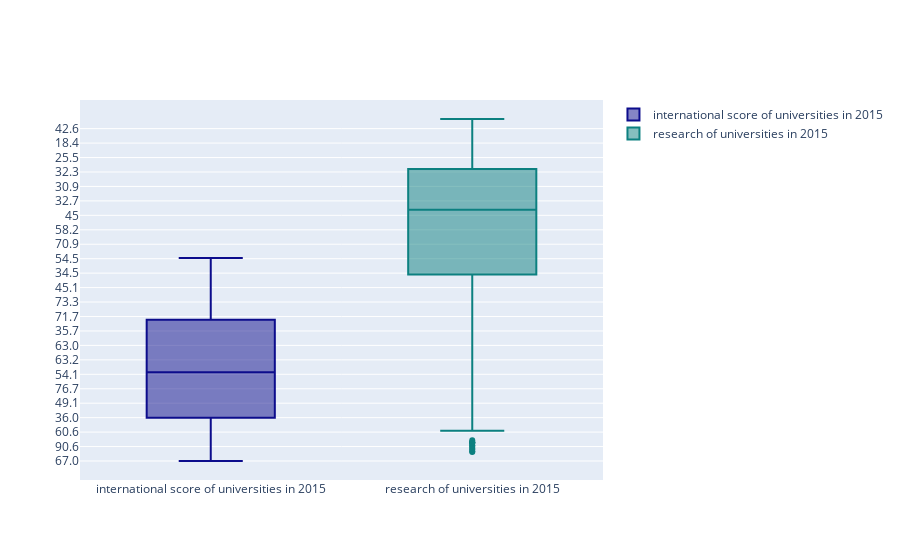

Write notebook code for a chart like this one.
### Code cell
trace0 = go.Box( 
    y=x2015.international,  
    name = 'international score of universities in 2015',
    marker = dict(
        color = 'rgb(12, 12, 140)',
    )
)
trace1 = go.Box(
    y=x2015.research,
    name = 'research of universities in 2015',
    marker = dict(
        color = 'rgb(12, 128, 128)',
    )
)
data = [trace0, trace1]
iplot(data)

### Figure 1 — Plotly figure (JSON) as saved in the notebook; plotly's stock layout.template omitted (floating-point values rounded to 4 significant figures; data arrays with more than 128 entries replaced by an {"elided": "..."} marker saying what was removed)
{"data": [{"marker": {"color": "rgb(12, 12, 140)"}, "name": "international score of universities in 2015", "type": "box", "y": {"elided": "401 str values"}}, {"marker": {"color": "rgb(12, 128, 128)"}, "name": "research of universities in 2015", "type": "box", "y": {"elided": "401 float values"}}], "layout": {}}
